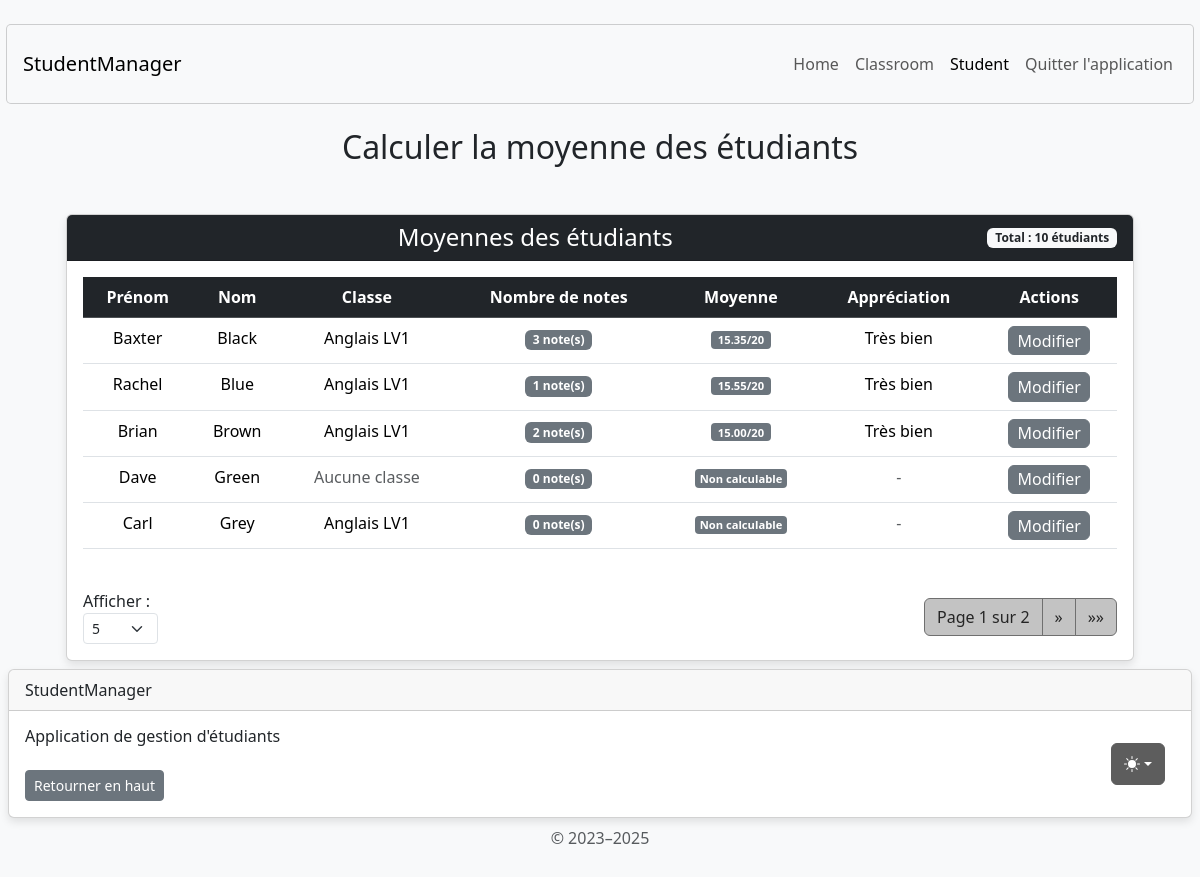
Screenshot of /student/calculate-student-average/ with the database file from the repository.
### student/models.py (models this page shows, shortened)
class Student(AbstractUser):
    username = None
    email = models.EmailField('email address', unique=True, null=True, blank=True)
    USERNAME_FIELD = 'email'
    REQUIRED_FIELDS = []
    classroom = models.ForeignKey(
        Classroom,
        on_delete=models.SET_NULL,
        null=True,
        blank=True,
        related_name="students"
    )
    lessons = models.ManyToManyField(Lesson, through='StudentLesson', blank=True)
    groups = models.ManyToManyField(
        'auth.Group',
        blank=True,
        related_name='student_set',
        help_text='The groups this user belongs to.',
        verbose_name='groups'
    )
    user_permissions = models.ManyToManyField(
        'auth.Permission',
        blank=True,
        related_name='student_set_permissions',
        help_text='Specific permissions for this user.',
        verbose_name='user permissions'
    )

### classroom/models.py (models this page shows, shortened)
class Classroom(models.Model):
    classroom_name = models.CharField(max_length=255)
    number_of_places_available = models.PositiveIntegerField(default=0)

### student/views.py (the view)
# urls.py: path('student/calculate-student-average/', calculate_student_average_view, name='calculate_student_average'),
def calculate_student_average_view(request):
    students = Student.objects.all() \
        .order_by('last_name', 'first_name') \
        .select_related('classroom') \
        .prefetch_related('studentlesson_set__lesson')
    students_with_averages = []
    for student in students:
        valid_grades = student.studentlesson_set.exclude(grade__isnull=True).filter(grade__gte=0, grade__lte=20)
        if valid_grades.exists():
            average = valid_grades.aggregate(Avg('grade'))['grade__avg']
            average = round(average, 2) if average else None
        else:
            average = None
        students_with_averages.append({
            'student': student,
            'average': average,
            'grades_count': valid_grades.count()
        })
    try:
        items_per_page = int(request.GET.get('items_per_page', 5))
        if items_per_page not in [5, 10, 50, 100]:
            items_per_page = 5
    except (ValueError, TypeError):
        items_per_page = 5
    paginator = Paginator(students_with_averages, items_per_page)
    page_number = request.GET.get('page')
    page_obj = paginator.get_page(page_number)
    classrooms = Classroom.objects.all()
    context = {
        'page_obj': page_obj,
        'items_per_page': items_per_page,
        'per_page_options': [5, 10, 50, 100],
        'has_students': students.exists(),
        'classrooms': classrooms,
    }
    return render(request, 'student/calculate_student_average.html', context)

### student/templates/student/calculate_student_average.html (shortened to what this page needs)
{% extends 'home/base.html' %}
{% load static %}
{% block content %}
<body class="d-flex align-items-center py-4 bg-body-tertiary">
    <main class="container text-center">
        <h2 class="mb-4 mt-4">Calculer la moyenne des étudiants</h2>
        <div class="container mt-5">
            <div class="row justify-content-center">
                <div class="col-md-12">
                    <div class="card">
                        <div class="card-header bg-dark text-white d-flex justify-content-between align-items-center">
                            <h4 class="mb-0 flex-grow-1 text-center">Moyennes des étudiants</h4>
                            <span class="badge bg-light text-dark">
                                Total : {{ page_obj.paginator.count }} étudiants
                            </span>
                        </div>
                        <div class="card-body">
                            {% if has_students %}
                            <div class="table-responsive">
                                <table class="table table-hover">
                                    <thead class="table-dark">
                                        <tr>
                                            <th scope="col">Prénom</th>
                                            <th scope="col">Nom</th>
                                            <th scope="col">Classe</th>
                                            <th scope="col">Nombre de notes</th>
                                            <th scope="col">Moyenne</th>
                                            <th scope="col">Appréciation</th>
                                            <th scope="col">Actions</th>
                                        </tr>
                                    </thead>
                                    <tbody>
                                        {% for student_data in page_obj %}
                                        {% with student=student_data.student average=student_data.average grades_count=student_data.grades_count %}
                                        <tr>
                                            <td>{{ student.first_name }}</td>
                                            <td>{{ student.last_name }}</td>
                                            <td>
                                                {% if student.classroom %}
                                                    {{ student.classroom.classroom_name }}
                                                {% else %}
                                                    <span class="text-muted">Aucune classe</span>
                                                {% endif %}
                                            </td>
                                            <td>
                                                <span class="badge {% if grades_count > 0 %}bg-secondary{% else %}bg-secondary{% endif %}">
                                                    {{ grades_count }} note(s)
                                                </span>
                                            </td>
                                            <td>
                                                {% if average is not None %}
                                                    <span class="average-badge compact badge
                                                        {% if average >= 16 %}bg-secondary
                                                        {% elif average >= 12 %}bg-secondary
                                                        {% elif average >= 10 %}bg-secondary
                                                        {% else %}bg-danger
                                                        {% endif %} fs-6">
                                                        {{ average }}/20
                                                    </span>
                                                {% else %}
                                                    <span class="average-badge compact badge bg-secondary">Non calculable</span>
                                                {% endif %}
                                            </td>
                                            <td>
                                                {% if average is not None %}
                                                    {% if average >= 16 %}Excellent
                                                    {% elif average >= 14 %}Très bien
                                                    {% elif average >= 12 %}Bien
                                                    {% elif average >= 10 %}Assez bien
                                                    {% else %}Insuffisant
                                                    {% endif %}
                                                {% else %}
                                                    <span class="text-muted">-</span>
                                                {% endif %}
                                            </td>
                                            <td>
                                                <button type="button" class="btn btn-secondary btn-custom-hover btn-custom-padding"
                                                    data-bs-toggle="modal"
                                                    data-bs-target="#editModal{{ student.id }}">
                                                    Modifier
                                                </button>
                                            </td>
                                        </tr>
                                        {% endwith %}
                                        {% endfor %}
                                    </tbody>
                                </table>
                            </div>
                            <div class="pagination-container mt-4 d-flex justify-content-between align-items-center">
                                <div>
                                    <form method="GET" class="form-inline">
                                        <label for="items_per_page" class="me-2">Afficher :</label>
                                        <select name="items_per_page" id="items_per_page" class="form-select form-select-sm" onchange="this.form.submit()">
                                            {% for option in per_page_options %}
                                            <option value="{{ option }}" {% if items_per_page == option %}selected{% endif %}>{{ option }}</option>
                                            {% endfor %}
                                        </select>
                                    </form>
                                </div>
                                <nav>
                                    <ul class="pagination mb-0">
                                        <li class="page-item disabled">
                                            <span class="page-link">
                                                Page {{ page_obj.number }} sur {{ page_obj.paginator.num_pages }}
                                            </span>
                                        </li>
                                        {% if page_obj.has_next %}
                                        <li class="page-item">
                                            <a class="page-link" href="?page={{ page_obj.next_page_number }}&items_per_page={{ items_per_page }}" aria-label="Next">
                                                <span aria-hidden="true">&raquo;</span>
                                            </a>
                                        </li>
                                        <li class="page-item">
                                            <a class="page-link" href="?page={{ page_obj.paginator.num_pages }}&items_per_page={{ items_per_page }}" aria-label="Last">
                                                <span aria-hidden="true">&raquo;&raquo;</span>
                                            </a>
                                        </li>
                                        {% endif %}
                                    </ul>
                                </nav>
                            </div>
                            {% else %}
                            <div class="alert alert-info" role="alert">
                                Il n'y a pas d'étudiants à afficher.
                            </div>
                            {% endif %}
                        </div>
                    </div>
                </div>
            </div>
        </div>
    </main>
</body>
{% endblock content %}

### home/templates/home/base.html (style rules this page uses)
body { display: flex; flex-direction: column; min-height: 100vh; }
main { flex: 1; }

### student/templates/student/calculate_student_average.html (style rules this page uses)
.btn-custom-padding { padding: 0.1rem 0.5rem; }
.card { box-shadow: 0 4px 8px rgba(0, 0, 0, 0.1); }
.pagination .page-item .page-link { color: #252525; background-color: #c3c3c3; border-color: #6f6f6f; transition: all 0.3s ease; outline: none !important; box-shadow: none !important; }
.pagination .page-item.disabled .page-link { background-color: #c3c3c3; border-color: #6f6f6f; color: #252525; }
.pagination-container { display: flex; justify-content: space-between; align-items: center; flex-wrap: wrap; }
.average-badge { font-size: 0.75rem !important; padding: 0.2rem 0.4rem !important; line-height: 1.2 !important; border-radius: 0.25rem !important; display: inline-block; white-space: nowrap; min-width: 70px; text-align: center; }
.average-badge.compact { font-size: 0.7rem !important; padding: 0.15rem 0.3rem !important; min-width: 60px; }

### rows the page displays
Student: student.first_name "Baxter", student.last_name "Black", student.classroom.classroom_name "Anglais LV1", grades_count "3", average "15.35", shows "Très bien"
Student: student.first_name "Rachel", student.last_name "Blue", student.classroom.classroom_name "Anglais LV1", grades_count "1", average "15.55", shows "Très bien"
Student: student.first_name "Brian", student.last_name "Brown", student.classroom.classroom_name "Anglais LV1", grades_count "2", average "15.00", shows "Très bien"
Student: student.first_name "Dave", student.last_name "Green", shows "Aucune classe", grades_count "0", shows "Non calculable"
Student: student.first_name "Carl", student.last_name "Grey", student.classroom.classroom_name "Anglais LV1", grades_count "0", shows "Non calculable"

### other values shown
{{ page_obj.paginator.count }} "10"
{{ page_obj.number }} "1"
{{ page_obj.paginator.num_pages }} "2"
form field items_per_page "5"
